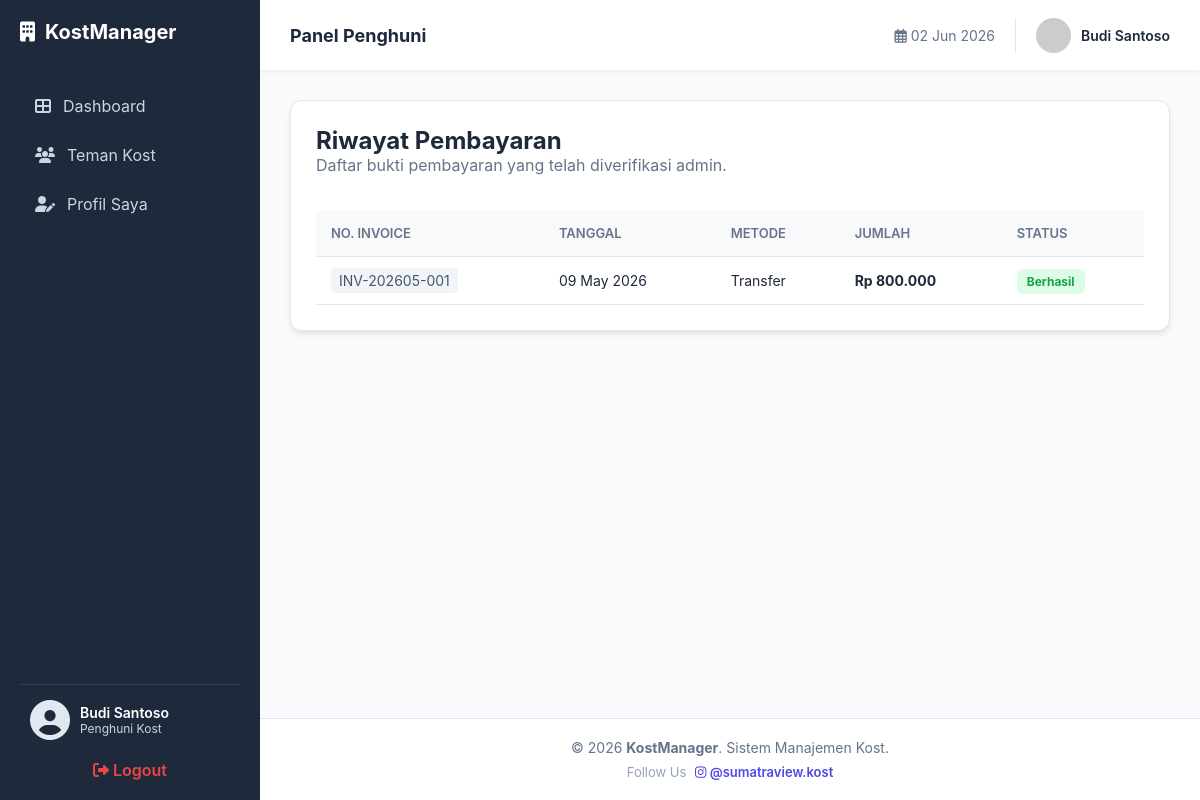
The app's page /user_pembayaran.php (signed in) with its own data.
### tables this page shows
CREATE TABLE `pembayaran` (
  `id_pembayaran` int(11) NOT NULL,
  `id_penghuni` int(11) DEFAULT NULL,
  `tgl_bayar` timestamp NULL DEFAULT current_timestamp(),
  `jumlah_bayar` decimal(10,2) NOT NULL,
  `metode_bayar` varchar(50) NOT NULL,
  `status_pembayaran` enum('lunas','menunggu') DEFAULT 'lunas',
  `no_invoice` varchar(50) DEFAULT NULL,
  `id_tagihan` int(11) DEFAULT NULL
);

### koneksi.php (called while the page is built, shortened)
<?php
function formatRupiah($angka) {
    $hasil_rupiah = "Rp " . number_format($angka, 0, ',', '.');
    return $hasil_rupiah;
}
?>

### user_pembayaran.php (the view, shortened to what this page needs)
<?php
require 'koneksi.php';
$id_penghuni = isset($_SESSION['id_penghuni']) ? $_SESSION['id_penghuni'] : 0;
$sql = "SELECT * FROM pembayaran WHERE id_penghuni = '$id_penghuni' ORDER BY tgl_bayar DESC";
$result = mysqli_query($conn, $sql);
?>
<!DOCTYPE html>
<html lang="id">
<head>
    <link rel="stylesheet" href="style.css">
    <link rel="stylesheet" href="https://cdnjs.cloudflare.com/ajax/libs/font-awesome/6.4.0/css/all.min.css">
</head>
<body>
    <?php include 'includes/user_sidebar.php'; ?>
    <div class="main-wrapper">
        <?php include 'includes/user_header.php'; ?>
        <main class="main-content">
            <div class="data-section">
                <h1 style="margin-top:0; font-size: 24px; color: #1e293b;">Riwayat Pembayaran</h1>
                <p style="color: #64748b; margin-bottom: 20px;">Daftar bukti pembayaran yang telah diverifikasi admin.</p>
                <div style="overflow-x: auto;">
                    <table>
                        <thead>
                            <tr>
                                <th>No. Invoice</th>
                                <th>Tanggal</th>
                                <th>Metode</th>
                                <th>Jumlah</th>
                                <th>Status</th>
                            </tr>
                        </thead>
                        <tbody>
                            <?php if(mysqli_num_rows($result) > 0): ?>
                                <?php while($row = mysqli_fetch_assoc($result)): ?>
                                <tr>
                                    <td><code style="background: #f1f5f9; padding: 4px 8px; border-radius: 4px; color: #475569;"><?= htmlspecialchars($row['no_invoice']) ?></code></td>
                                    <td><?= date('d M Y', strtotime($row['tgl_bayar'])) ?></td>
                                    <td><?= ucfirst(htmlspecialchars($row['metode_bayar'])) ?></td>
                                    <td><strong><?= formatRupiah($row['jumlah_bayar']) ?></strong></td>
                                    <td><span style="background:#dcfce7; color:#16a34a; padding:5px 10px; border-radius:6px; font-size:12px; font-weight:bold;">Berhasil</span></td>
                                </tr>
                                <?php endwhile; ?>
                            <?php endif; ?>
                        </tbody>
                    </table>
                </div>
            </div>
        </main>
        <?php include 'includes/user_footer.php'; ?>
    </div>
</body>
</html>

### style.css (style rules this page uses)
* { margin: 0; padding: 0; box-sizing: border-box; font-family: 'Inter', sans-serif; }
body { display: flex; background-color: #f8f9fa; min-height: 100vh; }
.main-content { flex: 1; padding: 30px; }
.data-section { background: white; border-radius: 15px; padding: 25px; box-shadow: 0 4px 6px -1px rgba(0,0,0,0.1); }
table { width: 100%; border-collapse: collapse; margin-top: 10px; }
table th { text-align: left; padding: 15px; background-color: #f8f9fa; color: #64748b; font-size: 13px; text-transform: uppercase; border-bottom: 1px solid #e2e8f0; }
table td { padding: 15px; border-bottom: 1px solid #e2e8f0; color: #1e293b; font-size: 14px; }

### user_pembayaran.php (style rules this page uses)
:root { --sidebar-width: 260px; --navbar-height: 70px; --primary-dark: #1e293b; }
body { margin: 0; display: flex; background-color: #f8fafc; font-family: 'Inter', sans-serif; }
.main-wrapper { flex: 1; margin-left: var(--sidebar-width); display: flex; flex-direction: column; min-height: 100vh; }
.main-content { padding: 30px; flex: 1; }
.data-section { background: white; border-radius: 12px; padding: 25px; border: 1px solid #e2e8f0; box-shadow: 0 4px 6px -1px rgba(0,0,0,0.1); }
table { width: 100%; border-collapse: collapse; margin-top: 15px; }
th { background: #f8fafc; color: #64748b; font-weight: 600; text-align: left; padding: 15px; border-bottom: 2px solid #edf2f7; text-transform: uppercase; font-size: 13px; }
td { padding: 15px; border-bottom: 1px solid #edf2f7; vertical-align: middle; color: #1e293b; font-size: 14px; }

### records on screen
pembayaran: no_invoice "INV-202605-001", tgl_bayar "09 May 2026", metode_bayar "Transfer", jumlah_bayar "Rp 800.000"

### other values on screen
$_SESSION['nama_lengkap'] "Budi Santoso"
$_header_nama "Budi Santoso"
